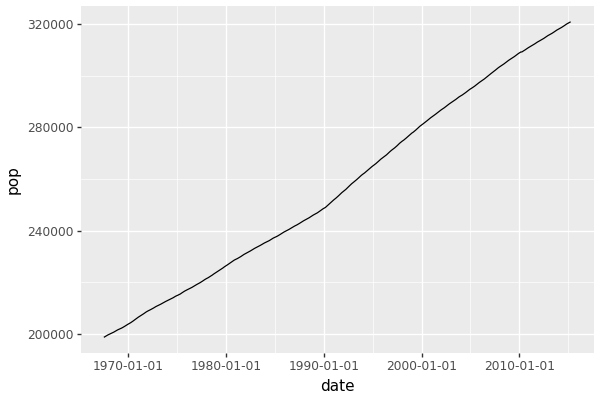

Here is the Python script that generated this plot:
from plotnine.data import economics
from plotnine import ggplot, aes, geom_line

p = (
    ggplot(economics)               # dataset
    + aes(x="date", y="pop")        
    + geom_line()                   
)

p.save("economics.png", width=6, height=4, dpi=100)

